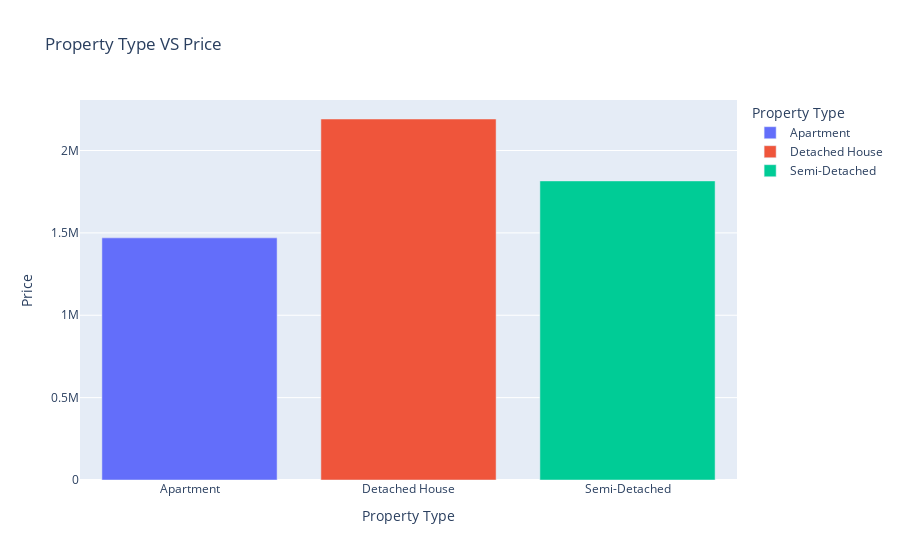

Notebook source saved alongside this figure:
### Markdown cell above
<h4>Property Type VS Price</h4>

### Code cell
property_df = df.groupby("Property Type")[['Price']].mean().reset_index()
px.bar(
    data_frame=property_df,
    x='Property Type',
    y='Price',
    title="Property Type VS Price",
    color='Property Type')

### Figure 1 — Plotly figure (JSON) as saved in the notebook; plotly's stock layout.template omitted (floating-point values rounded to 4 significant figures)
{"data": [{"alignmentgroup": "True", "hovertemplate": "Property Type=%{x}<br>Price=%{y}<extra></extra>", "legendgroup": "Apartment", "marker": {"color": "#636efa", "pattern": {"shape": ""}}, "name": "Apartment", "offsetgroup": "Apartment", "orientation": "v", "showlegend": true, "textposition": "auto", "type": "bar", "x": ["Apartment"], "xaxis": "x", "y": [1470000.0], "yaxis": "y"}, {"alignmentgroup": "True", "hovertemplate": "Property Type=%{x}<br>Price=%{y}<extra></extra>", "legendgroup": "Detached House", "marker": {"color": "#EF553B", "pattern": {"shape": ""}}, "name": "Detached House", "offsetgroup": "Detached House", "orientation": "v", "showlegend": true, "textposition": "auto", "type": "bar", "x": ["Detached House"], "xaxis": "x", "y": [2191000.0], "yaxis": "y"}, {"alignmentgroup": "True", "hovertemplate": "Property Type=%{x}<br>Price=%{y}<extra></extra>", "legendgroup": "Semi-Detached", "marker": {"color": "#00cc96", "pattern": {"shape": ""}}, "name": "Semi-Detached", "offsetgroup": "Semi-Detached", "orientation": "v", "showlegend": true, "textposition": "auto", "type": "bar", "x": ["Semi-Detached"], "xaxis": "x", "y": [1815000.0], "yaxis": "y"}], "layout": {"barmode": "relative", "legend": {"title": {"text": "Property Type"}, "tracegroupgap": 0}, "title": {"text": "Property Type VS Price"}, "xaxis": {"anchor": "y", "categoryarray": ["Apartment", "Detached House", "Semi-Detached"], "categoryorder": "array", "domain": [0, 1], "title": {"text": "Property Type"}}, "yaxis": {"anchor": "x", "domain": [0, 1], "title": {"text": "Price"}}}}
